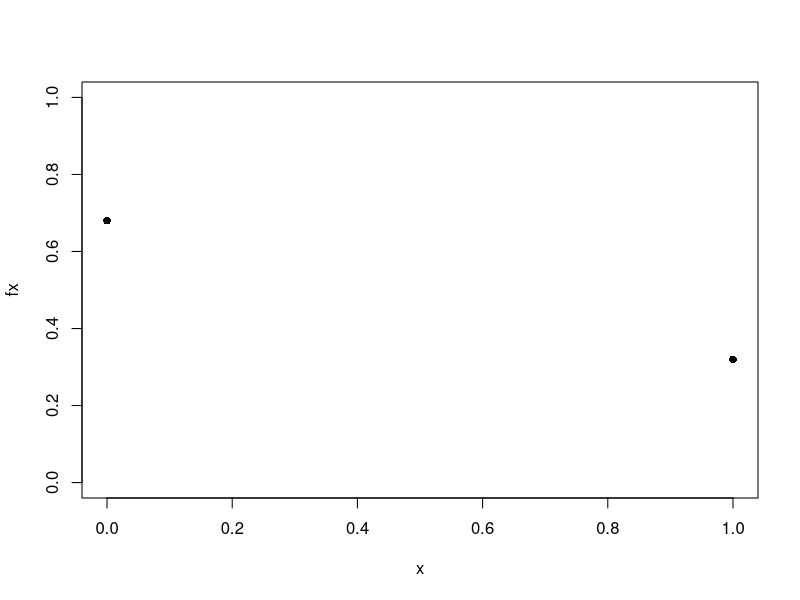

Write R code to recreate this figure. (Note: this script raises an error after producing the figure.)
#Solucion Pregunta 1

x <- c(0,1)
fx <- c(0.68, 0.32)

cbind(x, fx)

plot(x, fx, ylim=c(0,1), pch=16,)
lines(x, fx, type=h)

mu <- sum(x*fx) ## valor esperat (media)
mu

sigmassq <- sum((x-mu)^2*fx) ## varianza
sigmassq

n <- 43
sum(sample(x, n, prob=fx, replace = TRUE))
Y <- function(i)sum(sample(x, n, prob=fx, replace = TRUE))

m <- 400000
encuestas <- sapply(1:m, Y)

fi<- table(encuestas)/m
Fi <- cumsum(fi)
cbind(2:29, fi, Fi)

dbinom(13, 43, 0.32)  ### calcula la probabilitat de que una enquesta feta a 43 llars, hi haguin 13 que tinguin dos televisors, sen la probabilitat de tindre dos televisors de 0.32

resultados <- 0:43
fy <- dbinom(resultados, 43, 0.32)


pbinom(16, 44, 0.32) ### calcula la probabilitat enquesta 44 de que menys de 17 tinguin com a minim dos teles.

reusltados <- 0:24
fy<- dbinom(resultados, 24, 0.68)
mu <- sum(resultados*fy)
mu

sum((resultados-mu)^2*fy) ### variancia

qbinom(0.25, 24, 0.68) ## primer quartil
